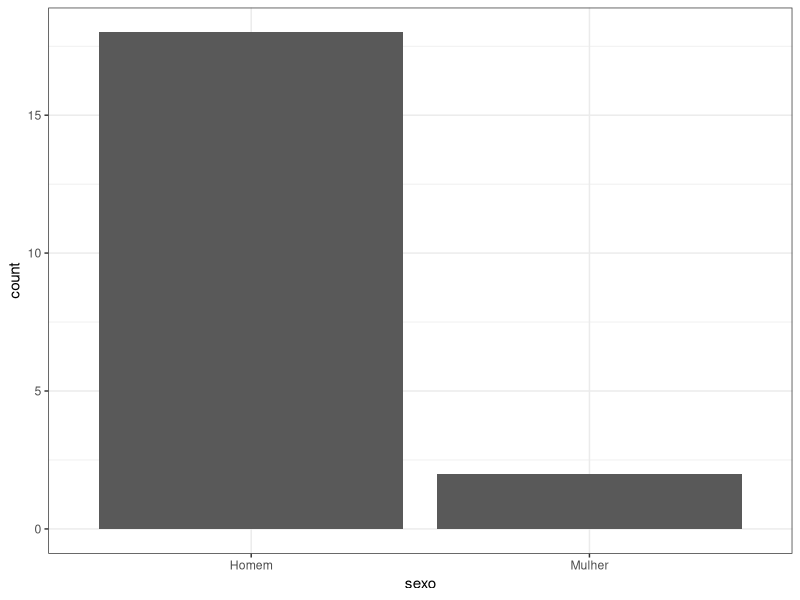
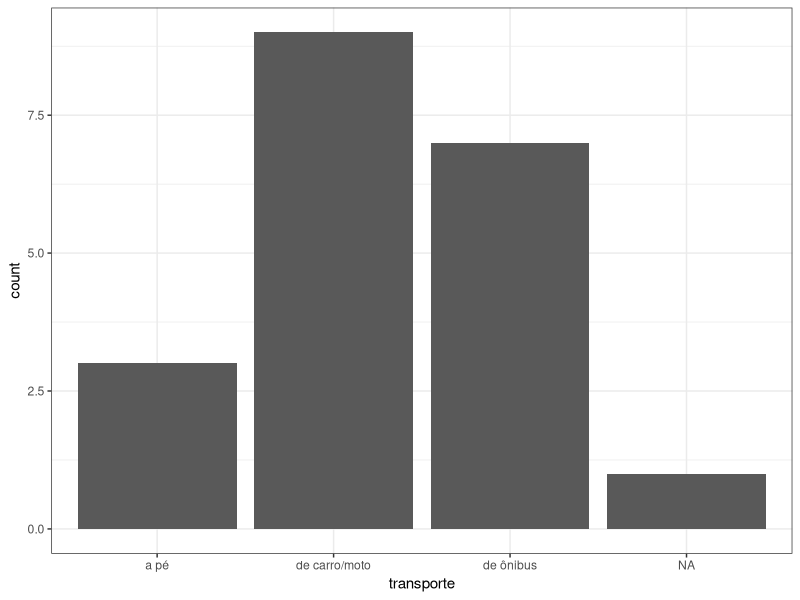
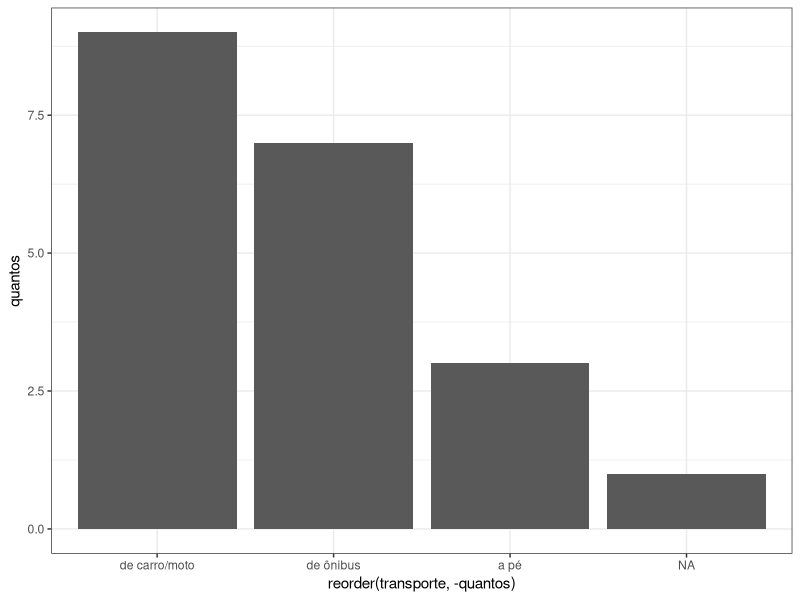
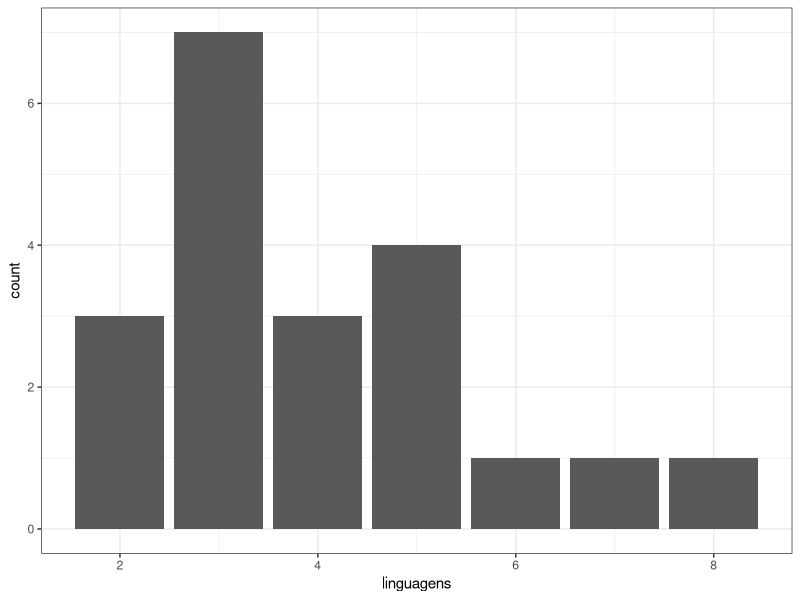
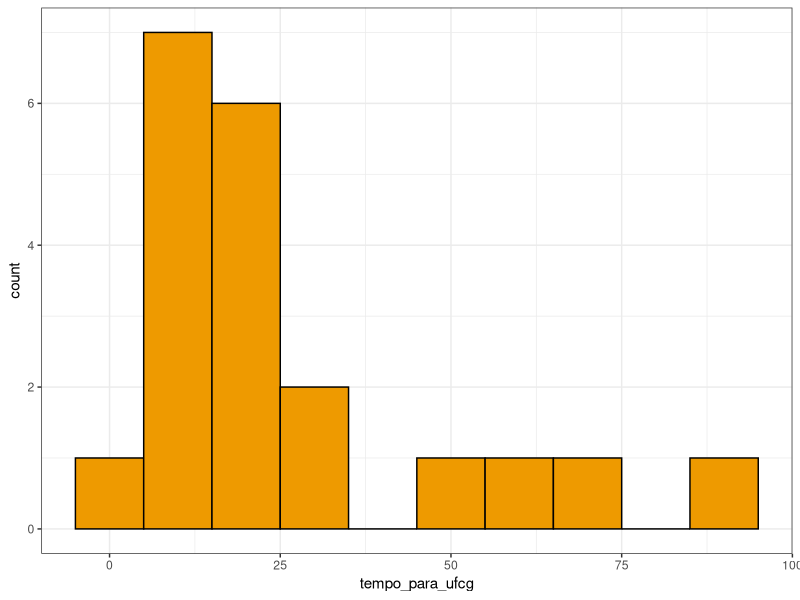
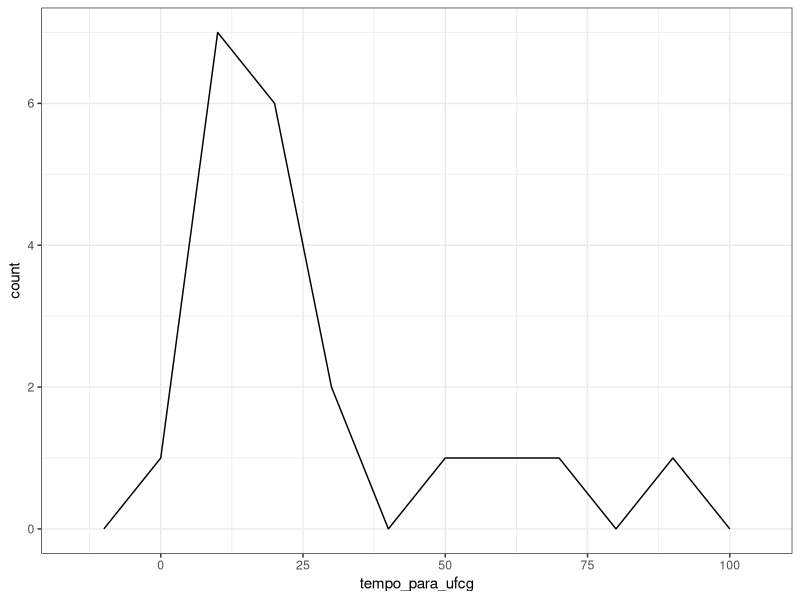
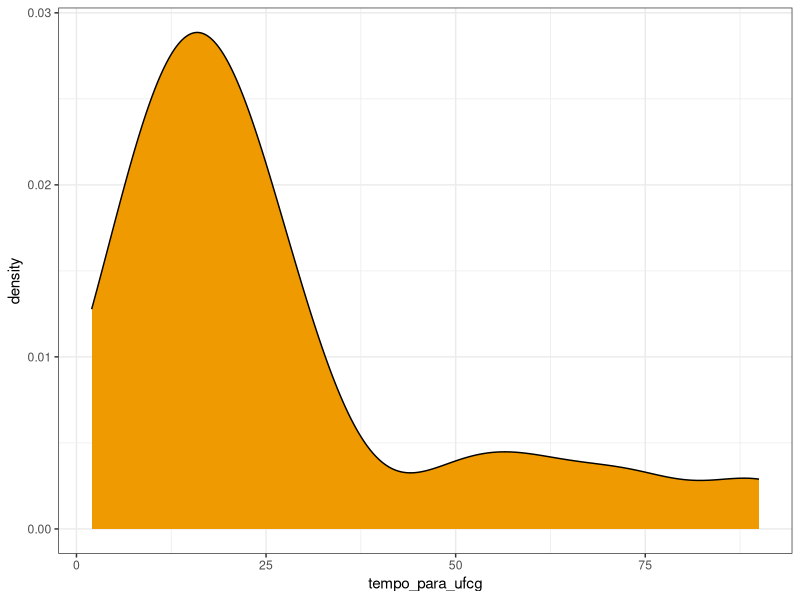
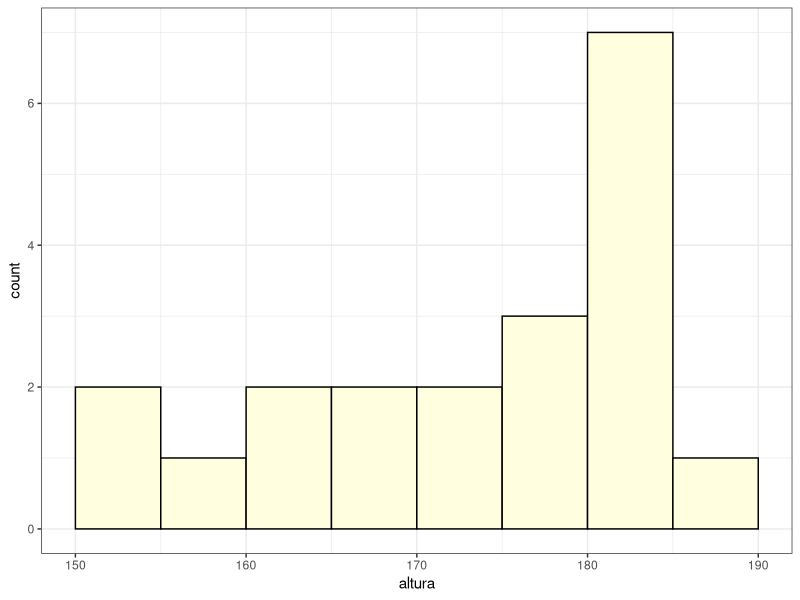

Write the R code that produced these figures, in order.
## ---- chunk 1
library(tidyverse)
theme_set(theme_bw()) # Eu prefiro o theme_bw() mas você pode explorar outros
## ---- chunk 2
alunos_tudo = read_csv("../dados/alunos-ad1.csv")

# você pode especificar os tipos das colunas, por exemplo: 
alunos_tudo = read_csv("../dados/alunos-ad1.csv", 
                       col_types = "ccciiiiiiicc??c")

glimpse(alunos_tudo)
# interativo, você pode fazer: 
# alunos_tudo %>% View()
# que é o mesmo que View(alunos)
## ---- chunk 3
names(alunos_tudo)

alunos = alunos_tudo %>% 
  select(sexo = `Você é...`,  # select pode escolher e/ou renomear variáveis
         repositorios = `Em quantos repositórios no github (seus ou de outras pessoas) você contribuiu nos últimos 2 anos?`, 
         linguagens = `Em quantas linguagens de programação você sabe programar?`, 
         altura = `Qual a sua altura em centímetros?`, 
         tempo_para_ufcg = `Quanto tempo você demora para se deslocar de casa à UFCG? (em minutos)`, 
         transporte = `Você geralmente vai de casa para a UFCG:`, 
         gosta_de_forms = `O quanto você gosta de formulários online? (Obrigado por ter respondido este!)`)

names(alunos)
## ---- chunk 4
ggplot(alunos) + 
  geom_bar(mapping = aes(x = sexo)) 

ggplot(alunos) + 
  geom_bar(mapping = aes(x = transporte))

alunos %>% 
  group_by(transporte) %>% 
  summarise(quantos = n()) %>% 
  ggplot() + 
  geom_col(mapping = aes(x = reorder(transporte, -quantos), y = quantos)) 

## ---- chunk 5
ggplot(data = alunos, mapping = aes(x = linguagens)) + 
  geom_bar()
## ---- chunk 6
ggplot(alunos, mapping = aes(x = tempo_para_ufcg)) + 
  geom_histogram(binwidth = 10, 
                 fill = "orange2", 
                 colour = "black") 

# bins são uma parte muito importante

ggplot(alunos, mapping = aes(x = tempo_para_ufcg)) + 
  geom_freqpoly(binwidth = 10, 
                 fill = "orange2", 
                 colour = "black") 

ggplot(alunos, mapping = aes(x = tempo_para_ufcg)) + 
  geom_density(fill = "orange2", 
                 colour = "black") 

## ---- chunk 7
alunos %>% 
  filter(altura > 3) %>%  
  ggplot() + 
  geom_histogram(mapping = aes(x = altura), 
                 breaks = seq(150, 190, 5), 
                 fill = "lightyellow", 
                 color = "black") 

alunos %>% 
  filter(altura > 3) %>%  
  ggplot() + 
  geom_freqpoly(mapping = aes(x = altura), 
                bins = 8) 

alunos %>% 
  filter(altura > 3) %>%  
  ggplot() + 
  geom_density(mapping = aes(x = altura)) 
## ---- chunk 8
ggplot(alunos, mapping = aes(x = tempo_para_ufcg)) + 
  geom_histogram(binwidth = 10) + 
  geom_rug(colour = "red")


ggplot(alunos, mapping = aes(x = tempo_para_ufcg)) + 
  geom_freqpoly(bins = 8) + 
  geom_rug(colour = "red", alpha = .7, size = 1)

## ---- chunk 9
ggplot(alunos, aes(x = transporte, y = tempo_para_ufcg)) + 
  geom_jitter(width = .1, height = 0, alpha = .6)
## ---- chunk 10
ggplot(alunos, aes(x = transporte, y = tempo_para_ufcg)) + 
  geom_boxplot() +
  geom_jitter(color = "orange", width = .1, height = 0, alpha = .6)
## ---- chunk 11
ggplot(alunos, aes(fill = transporte, x = tempo_para_ufcg)) + 
  geom_histogram(binwidth = 10) + 
  facet_grid(transporte ~ .)

## ---- chunk 12
alunos %>%
  filter(altura > 0) %>% 
  ggplot(mapping = aes(x = sexo, 
                       y = altura)) +
  # geom_boxplot() + 
  geom_violin() + 
  geom_jitter(width = .1,
              height = 0,
              alpha = 0.7) 

## ---- chunk 13
ggplot(data = alunos) +
  geom_point(mapping = aes(x = linguagens, 
                           y = repositorios), 
             alpha = 0.7) 

alunos %>%
  filter(altura > 0) %>% 
  ggplot() +
  geom_point(mapping = aes(x = altura, 
                           y = linguagens), 
             alpha = 0.7) 

alunos %>%
  ggplot() +
  geom_point(mapping = aes(x = tempo_para_ufcg, 
                           y = repositorios), 
             alpha = 0.7) 

## ---- chunk 14
medias = alunos %>% 
  filter(!is.na(transporte), !is.na(tempo_para_ufcg)) %>% 
  group_by(transporte) %>% 
  summarise(tempo_para_ufcg = mean(tempo_para_ufcg))

ggplot(alunos, mapping = aes(x = transporte, 
                             y = tempo_para_ufcg)) + 
  geom_boxplot(outlier.colour = NA) + 
  geom_point(position = position_jitter(width = .2), 
             alpha = .7, 
             color = "darkblue") + 
  geom_point(data = medias, colour = "red", size = 2) 

## ---- chunk 15
alunos %>% 
  filter(!is.na(transporte), !is.na(tempo_para_ufcg)) %>% 
  group_by(transporte) %>% 
  summarise(desvio = sd(tempo_para_ufcg), 
            iqr = IQR(tempo_para_ufcg))

## ---- chunk 16
library(GGally)
alunos %>% 
  filter(complete.cases(.)) %>% 
  filter(altura > 1) %>% 
  select(repositorios, linguagens, altura, tempo_para_ufcg) %>% 
  ggpairs()
## ---- chunk 17
diamonds
ggplot(diamonds) + 
  geom_histogram(mapping = aes(x = carat))

ggplot(diamonds) + 
  geom_density(mapping = aes(x = carat))

ggplot(diamonds) + 
  geom_histogram(mapping = aes(x = carat), 
                 binwidth = .01) 

ggplot(diamonds, mapping = aes(x = cut, y = carat)) + 
  geom_boxplot()  
  #geom_point(position = position_jitter(width = .2), alpha = .02)
